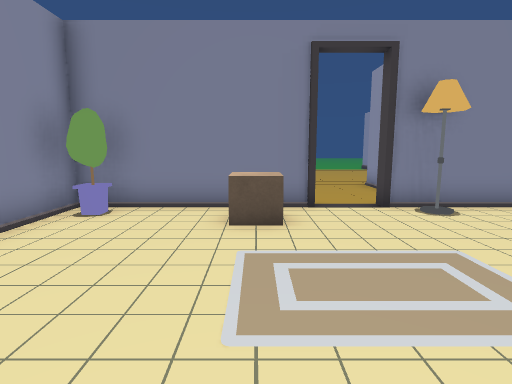
[1] (above)

22 first-person views from a walk through a scene from a Unity 3-D project. The camera is 1.4 m above the floor, tilts 8° down and sees 80° across. The floor is counted in squares, 1 m on a side. Each view is taken from the middle of a square. On the plan, view 1 faces up. The plan holds only what a view shows up to about 14 squares ahead; the rest is blank. The place goes on beyond the plan.

[2]
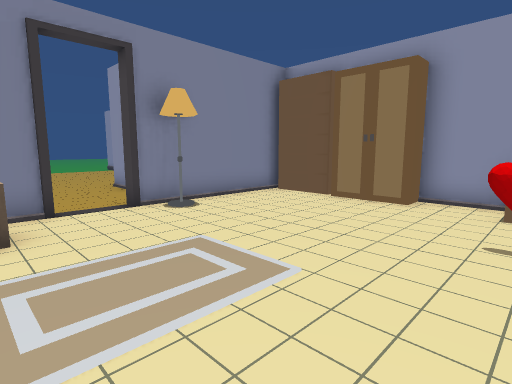

[3]
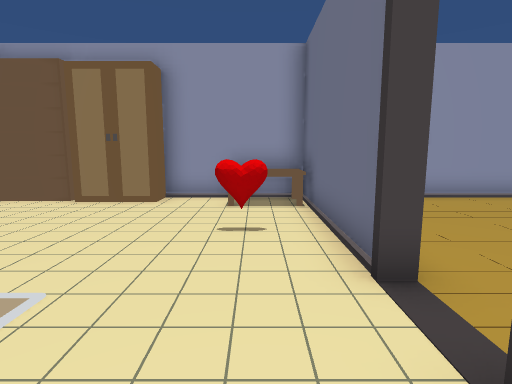

[4]
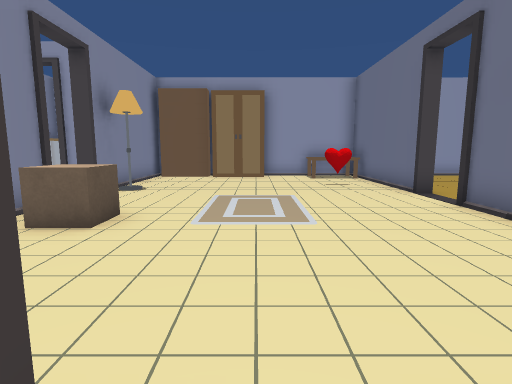

[5]
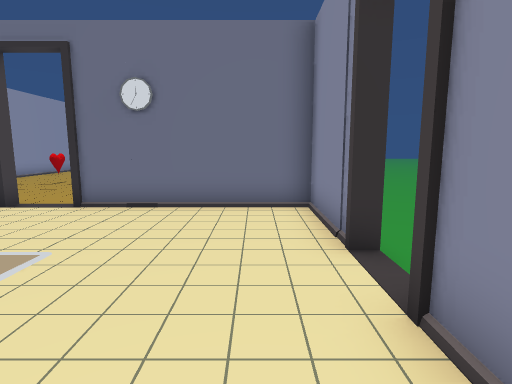

[6]
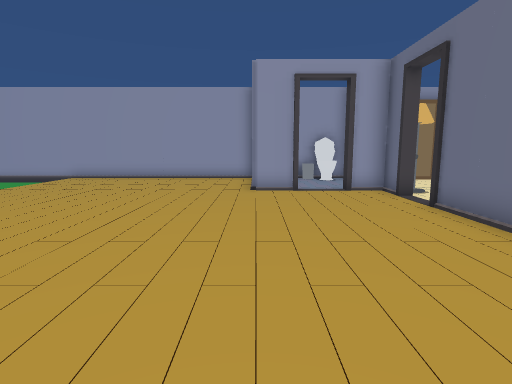

[7]
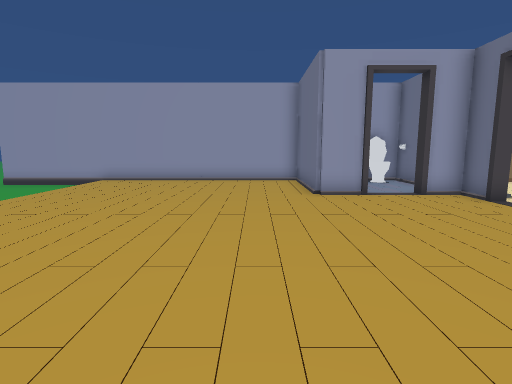

[8]
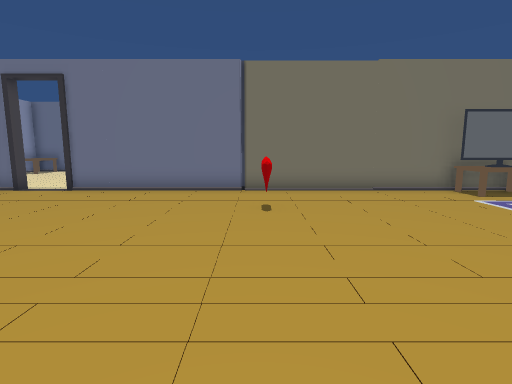

[9]
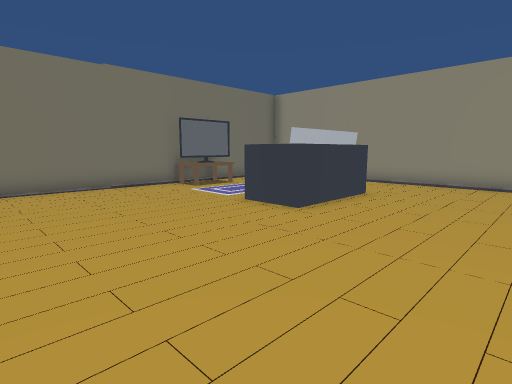

[10]
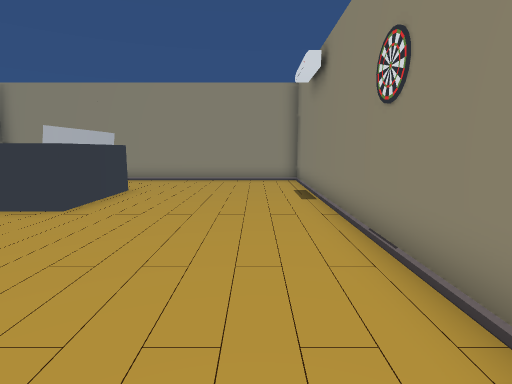

[11]
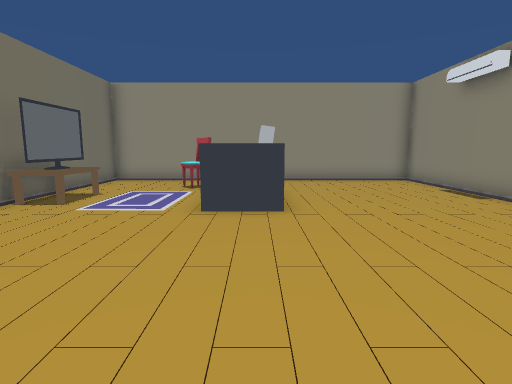

[12]
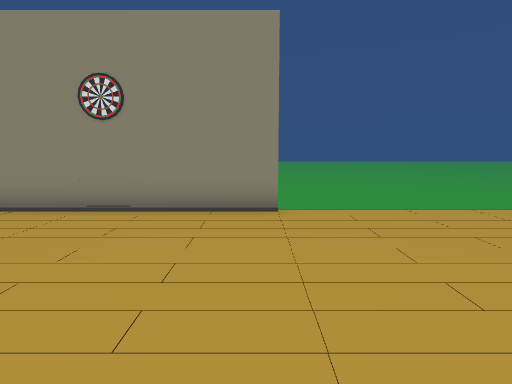

[13]
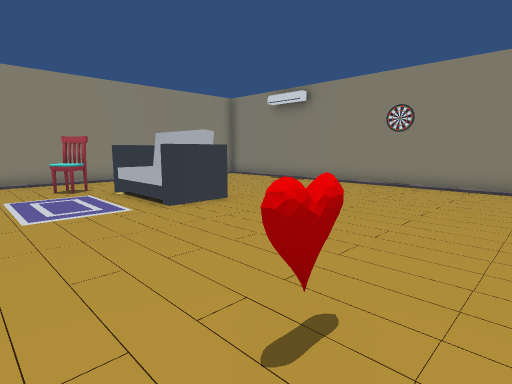

[14]
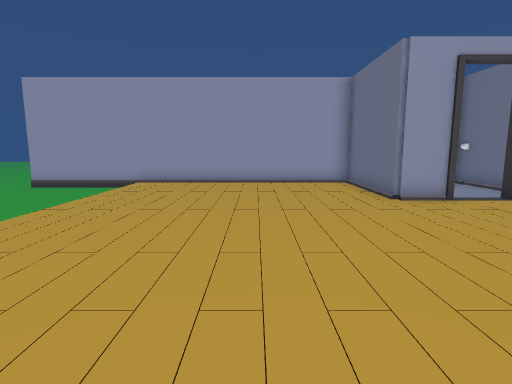

[15]
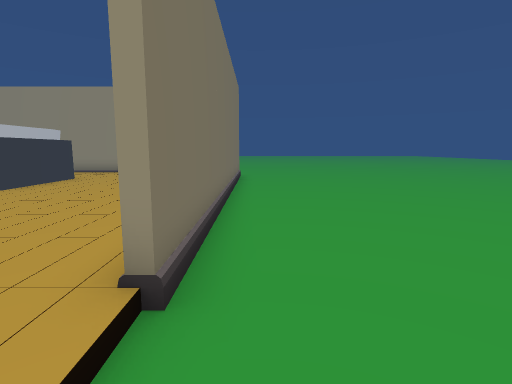

[16]
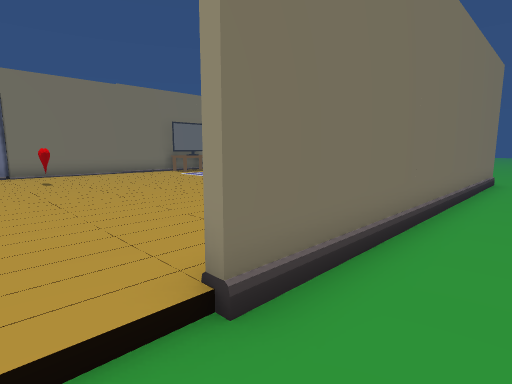

[17]
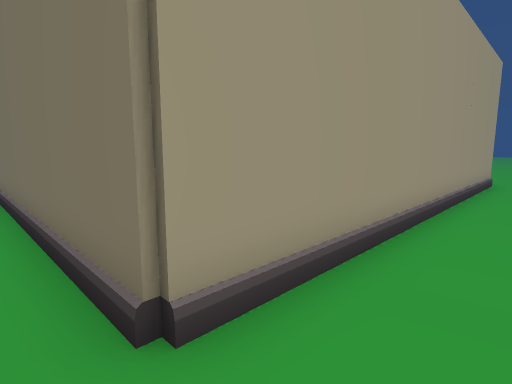

[18]
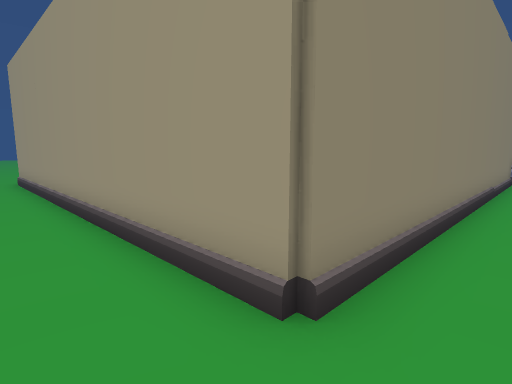

[19]
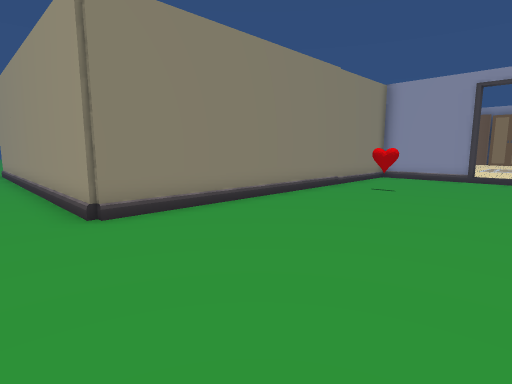

[20]
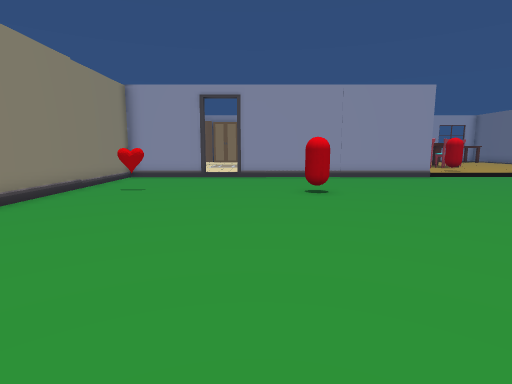

[21]
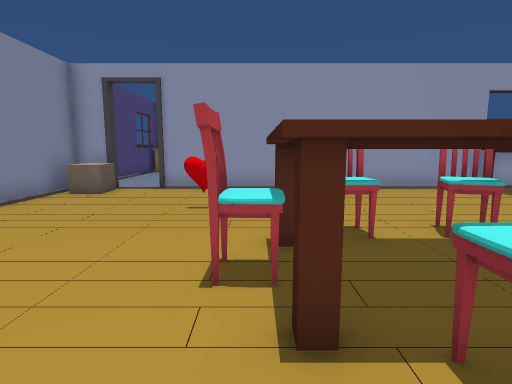

[22]
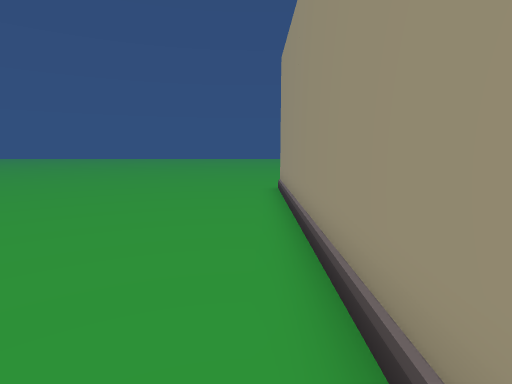

### Floor plan
Key: @ floor where view 1 was taken; # wall or solid block; . main floor; - floor 0.25 m lower than the main floor; / step, stairs or slope; L lamp; C cube; T table; I toilet; A TV; S sofa; H chair; P capsule; O other object.
Columns run from 20 left of view 1 to 12 right of it. Each row starts with its distance up from view 1.
 23 --- -------------------------#
 22 -----------------------------#
 21 --##############/////////////#
 20 --#..........................#
 19 --#..........................#
 18 --#..........................#
 17 --#..........................#
 16 --#..........................#
 15 --#...SSSS...................#
 14 --#...SSSS...................#
 13 --#...SSSS...................#
 12 --#.HH..................######
 11 --#..H.  ......O........#  OO
 10 --#............O............
  9 --#....AT...............##..I#
  8 --#####AA#############.#######
  7 --####################.#L#####
  6 -----------O---##...C.......##
  5 -----------O---##...........##
  4 ---------------##...........##
  3 ----------------.....  .....##
  2  --------------##............#
  1 - ------------- #........O..T#
  0   --------------#...@....O..T#
 -1   --------P---- ######.#####T#
 -2    ------------       .#  ##C#  #
 -3     -----------       ......C#...
 -4      ----------       ..........
 -5        --------      ........#
 -6         -------     .....O...#
 -7          ------     .....O...#
 -8           -----   . THH.. .. #
 -9             ---    HH TH     #
-10              --    HH  H...  #
-11                        H.... #
-12                        H.....#
-13                         .....#
-14                          ....#

Where each view was taken, in squares from view 1:
view 1: 0 up, 0 right, facing up
view 2: 0 up, 0 right, facing up-right
view 3: 0 up, 0 right, facing right
view 4: 3 up, 5 left, facing right
view 5: 6 up, 3 left, facing down
view 6: 12 up, 6 left, facing right
view 7: 14 up, 5 left, facing right
view 8: 18 up, 5 left, facing down
view 9: 19 up, 5 left, facing down-left
view 10: 19 up, 4 left, facing left
view 11: 14 up, 4 left, facing left
view 12: 14 up, 5 left, facing up
view 13: 9 up, 4 left, facing up-left
view 14: 16 up, 4 left, facing right
view 15: 22 up, 2 left, facing left
view 16: 23 up, 3 left, facing down-left
view 17: 22 up, 20 left, facing down-right
view 18: 6 up, 20 left, facing up-right
view 19: 1 up, 20 left, facing up-right
view 20: 1 up, 20 left, facing right
view 21: 8 down, 2 left, facing right
view 22: 10 up, 19 left, facing up
